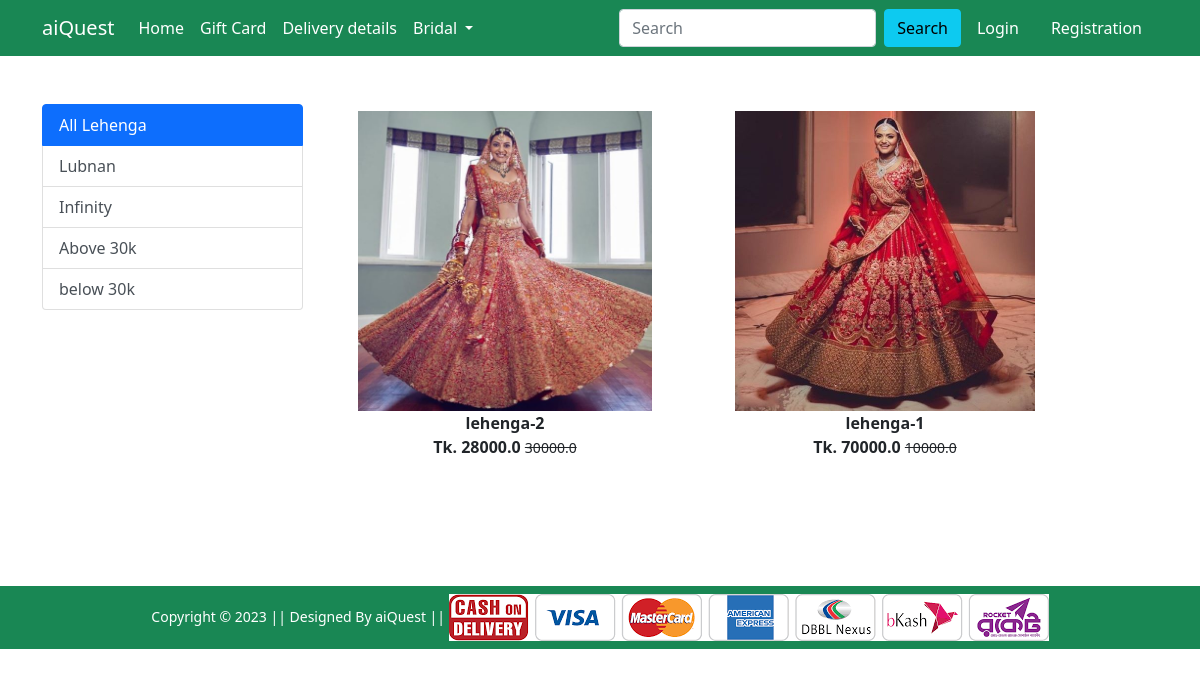
The app's page /lehenga/ with its own data.
### Shop/models.py (models this page shows, shortened)
class Product(models.Model):
    title = models.CharField(max_length=100)
    selling_price = models.FloatField()
    discounted_price = models.FloatField()
    description = models.TextField()
    brand = models.CharField(max_length=100)
    category = models.CharField(choices=CATEGORY_CHOICES,max_length=2)
    product_image = models.ImageField(upload_to='productimg')

### Shop/views.py (the view)
# urls.py: path('lehenga/', views.lehenga, name='lehenga'),
def lehenga(request, data = None):
 if data == None:
   lehengas = Product.objects.filter(category='L')
 elif data == 'lubnan' or data == 'infinity':
   lehengas = Product.objects.filter(category='L').filter(brand=data)
 elif data=='below':
   lehengas = Product.objects.filter(category='L').filter(discounted_price__lt = 30000)
 elif data == 'above':
   lehengas = Product.objects.filter(category='L').filter(discounted_price__gt=30000)
 return render(request, 'Shop/lehenga.html', {'lehengas':lehengas})

### Shop/templates/Shop/lehenga.html (shortened to what this page needs)
{% extends 'Shop/base.html' %}
{% load static %}
{% block main-content %}
<div class="container my-5">
    <div class="row">
        <div class="col-sm-3">
            <div class="list-group">
                <a href="{% url 'lehenga' %}" class="list-group-item list-group-item-action active" aria-current="true">
                    All Lehenga
                </a>
                <a href="{% url 'lehengaitem' 'lubnan' %}" class="list-group-item list-group-item-action">Lubnan</a>
                <a href="{% url 'lehengaitem' 'infinity' %}" class="list-group-item list-group-item-action">Infinity</a>
                <a href="{% url 'lehengaitem' 'above' %}" class="list-group-item list-group-item-action">Above 30k</a>
                <a href="{% url 'lehengaitem' 'below' %}" class="list-group-item list-group-item-action">below 30k</a>
            </div>
        </div>
        <div class="col-sm-8">
            <div class="row">
                {% for product in lehengas %}
                <div class="col-sm-6 text-center mb-4">
                    <a href="{% url 'product-detail' product.id %}" class="btn">
                        <div class="item">
                            <img src="{{product.product_image.url}}" alt="" height="300" class="">
                            <div class="fw-bold">{{product.title}}</div>
                            <div class="fw-bold">Tk. {{product.discounted_price}} <small
                                    class="fw-light text-decoration-line-through">{{product.selling_price}}</small>
                            </div>
                        </div>
                    </a>
                </div>
                {% endfor %}
            </div>
        </div>
    </div>
</div>
{% endblock main-content %}

### Shop/static/Shop/css/style.css (style rules this page uses)
body { display: flex; flex-direction: column; min-height: 100vh; margin: 0; }

### records on screen
Product: product_image (picture), title "lehenga-2", discounted_price "28000.0", selling_price "30000.0"
Product: product_image (picture), title "lehenga-1", discounted_price "70000.0", selling_price "10000.0"
